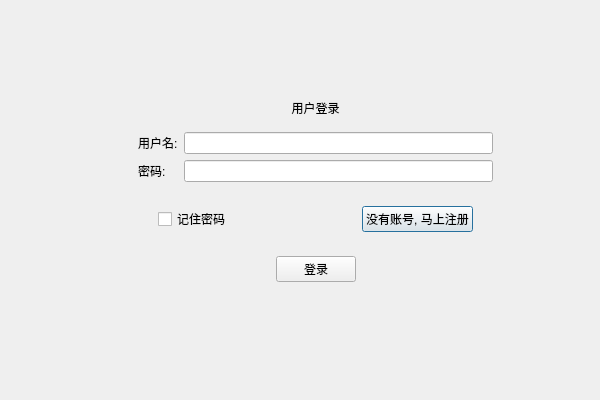
<?xml version="1.0" encoding="UTF-8"?>
<ui version="4.0">
 <class>Login</class>
 <widget class="QDialog" name="Login">
  <property name="geometry">
   <rect>
    <x>0</x>
    <y>0</y>
    <width>600</width>
    <height>400</height>
   </rect>
  </property>
  <property name="windowTitle">
   <string>Dialog</string>
  </property>
  <layout class="QGridLayout" name="gridLayout_4">
   <item row="0" column="0">
    <widget class="MyTitleBar" name="myToolBar" native="true"/>
   </item>
   <item row="1" column="0">
    <widget class="QStackedWidget" name="stackedWidget">
     <property name="currentIndex">
      <number>0</number>
     </property>
     <widget class="QWidget" name="loginPage">
      <widget class="QWidget" name="widget" native="true">
       <property name="geometry">
        <rect>
         <x>118</x>
         <y>11</y>
         <width>373</width>
         <height>333</height>
        </rect>
       </property>
       <layout class="QVBoxLayout" name="verticalLayout_2">
        <item>
         <spacer name="verticalSpacer">
          <property name="orientation">
           <enum>Qt::Vertical</enum>
          </property>
          <property name="sizeHint" stdset="0">
           <size>
            <width>20</width>
            <height>40</height>
           </size>
          </property>
         </spacer>
        </item>
        <item>
         <widget class="QLabel" name="label">
          <property name="text">
           <string>用户登录</string>
          </property>
          <property name="alignment">
           <set>Qt::AlignCenter</set>
          </property>
         </widget>
        </item>
        <item>
         <widget class="QWidget" name="widget_2" native="true">
          <layout class="QGridLayout" name="gridLayout">
           <item row="0" column="0">
            <widget class="QLabel" name="label_2">
             <property name="text">
              <string>用户名:</string>
             </property>
            </widget>
           </item>
           <item row="0" column="1">
            <widget class="QLineEdit" name="lineEdit"/>
           </item>
           <item row="1" column="0">
            <widget class="QLabel" name="label_3">
             <property name="text">
              <string>密码:</string>
             </property>
            </widget>
           </item>
           <item row="1" column="1">
            <widget class="QLineEdit" name="lineEdit_2"/>
           </item>
          </layout>
         </widget>
        </item>
        <item>
         <widget class="QWidget" name="widget_3" native="true">
          <layout class="QHBoxLayout" name="horizontalLayout">
           <item>
            <spacer name="horizontalSpacer">
             <property name="orientation">
              <enum>Qt::Horizontal</enum>
             </property>
             <property name="sizeType">
              <enum>QSizePolicy::Fixed</enum>
             </property>
             <property name="sizeHint" stdset="0">
              <size>
               <width>20</width>
               <height>20</height>
              </size>
             </property>
            </spacer>
           </item>
           <item>
            <widget class="QCheckBox" name="checkBox">
             <property name="text">
              <string>记住密码</string>
             </property>
            </widget>
           </item>
           <item>
            <spacer name="horizontalSpacer_3">
             <property name="orientation">
              <enum>Qt::Horizontal</enum>
             </property>
             <property name="sizeHint" stdset="0">
              <size>
               <width>40</width>
               <height>20</height>
              </size>
             </property>
            </spacer>
           </item>
           <item>
            <widget class="QPushButton" name="regAccount">
             <property name="text">
              <string>没有账号, 马上注册</string>
             </property>
            </widget>
           </item>
           <item>
            <spacer name="horizontalSpacer_2">
             <property name="orientation">
              <enum>Qt::Horizontal</enum>
             </property>
             <property name="sizeType">
              <enum>QSizePolicy::Fixed</enum>
             </property>
             <property name="sizeHint" stdset="0">
              <size>
               <width>20</width>
               <height>20</height>
              </size>
             </property>
            </spacer>
           </item>
          </layout>
         </widget>
        </item>
        <item>
         <widget class="QWidget" name="widget_4" native="true">
          <layout class="QHBoxLayout" name="horizontalLayout_2">
           <item>
            <spacer name="horizontalSpacer_4">
             <property name="orientation">
              <enum>Qt::Horizontal</enum>
             </property>
             <property name="sizeHint" stdset="0">
              <size>
               <width>40</width>
               <height>20</height>
              </size>
             </property>
            </spacer>
           </item>
           <item>
            <widget class="QPushButton" name="pushButton_2">
             <property name="text">
              <string>登录</string>
             </property>
            </widget>
           </item>
           <item>
            <spacer name="horizontalSpacer_5">
             <property name="orientation">
              <enum>Qt::Horizontal</enum>
             </property>
             <property name="sizeHint" stdset="0">
              <size>
               <width>40</width>
               <height>20</height>
              </size>
             </property>
            </spacer>
           </item>
          </layout>
         </widget>
        </item>
        <item>
         <spacer name="verticalSpacer_2">
          <property name="orientation">
           <enum>Qt::Vertical</enum>
          </property>
          <property name="sizeHint" stdset="0">
           <size>
            <width>20</width>
            <height>40</height>
           </size>
          </property>
         </spacer>
        </item>
       </layout>
      </widget>
     </widget>
     <widget class="QWidget" name="regPage">
      <layout class="QHBoxLayout" name="horizontalLayout_6">
       <item>
        <spacer name="horizontalSpacer_14">
         <property name="orientation">
          <enum>Qt::Horizontal</enum>
         </property>
         <property name="sizeHint" stdset="0">
          <size>
           <width>146</width>
           <height>20</height>
          </size>
         </property>
        </spacer>
       </item>
       <item>
        <widget class="QWidget" name="widget_5" native="true">
         <layout class="QVBoxLayout" name="verticalLayout_3">
          <item>
           <spacer name="verticalSpacer_3">
            <property name="orientation">
             <enum>Qt::Vertical</enum>
            </property>
            <property name="sizeHint" stdset="0">
             <size>
              <width>20</width>
              <height>40</height>
             </size>
            </property>
           </spacer>
          </item>
          <item>
           <widget class="QLabel" name="label_4">
            <property name="text">
             <string>用户注册</string>
            </property>
            <property name="alignment">
             <set>Qt::AlignCenter</set>
            </property>
           </widget>
          </item>
          <item>
           <widget class="QWidget" name="widget_6" native="true">
            <layout class="QGridLayout" name="gridLayout_2">
             <item row="2" column="1">
              <widget class="QLineEdit" name="reg_passwd"/>
             </item>
             <item row="1" column="0">
              <widget class="QLabel" name="label_6">
               <property name="text">
                <string>昵称:</string>
               </property>
              </widget>
             </item>
             <item row="5" column="1">
              <widget class="QLineEdit" name="reg_phone"/>
             </item>
             <item row="0" column="1">
              <widget class="QLineEdit" name="reg_userName"/>
             </item>
             <item row="0" column="0">
              <widget class="QLabel" name="label_5">
               <property name="text">
                <string>用户名:</string>
               </property>
              </widget>
             </item>
             <item row="3" column="1">
              <widget class="QLineEdit" name="reg_confirmPwd"/>
             </item>
             <item row="4" column="0">
              <widget class="QLabel" name="label_10">
               <property name="text">
                <string>邮箱:</string>
               </property>
              </widget>
             </item>
             <item row="3" column="0">
              <widget class="QLabel" name="label_7">
               <property name="text">
                <string>确认密码:</string>
               </property>
              </widget>
             </item>
             <item row="2" column="0">
              <widget class="QLabel" name="label_8">
               <property name="text">
                <string>密码:</string>
               </property>
              </widget>
             </item>
             <item row="1" column="1">
              <widget class="QLineEdit" name="reg_NickName"/>
             </item>
             <item row="5" column="0">
              <widget class="QLabel" name="label_9">
               <property name="text">
                <string>电话:</string>
               </property>
              </widget>
             </item>
             <item row="4" column="1">
              <widget class="QLineEdit" name="reg_mail"/>
             </item>
            </layout>
           </widget>
          </item>
          <item>
           <widget class="QWidget" name="widget_8" native="true">
            <layout class="QHBoxLayout" name="horizontalLayout_5">
             <item>
              <spacer name="horizontalSpacer_11">
               <property name="orientation">
                <enum>Qt::Horizontal</enum>
               </property>
               <property name="sizeHint" stdset="0">
                <size>
                 <width>40</width>
                 <height>20</height>
                </size>
               </property>
              </spacer>
             </item>
             <item>
              <widget class="QPushButton" name="regButton">
               <property name="text">
                <string>注册</string>
               </property>
              </widget>
             </item>
             <item>
              <spacer name="horizontalSpacer_12">
               <property name="orientation">
                <enum>Qt::Horizontal</enum>
               </property>
               <property name="sizeHint" stdset="0">
                <size>
                 <width>40</width>
                 <height>20</height>
                </size>
               </property>
              </spacer>
             </item>
            </layout>
           </widget>
          </item>
          <item>
           <spacer name="verticalSpacer_4">
            <property name="orientation">
             <enum>Qt::Vertical</enum>
            </property>
            <property name="sizeHint" stdset="0">
             <size>
              <width>20</width>
              <height>40</height>
             </size>
            </property>
           </spacer>
          </item>
         </layout>
        </widget>
       </item>
       <item>
        <spacer name="horizontalSpacer_13">
         <property name="orientation">
          <enum>Qt::Horizontal</enum>
         </property>
         <property name="sizeHint" stdset="0">
          <size>
           <width>146</width>
           <height>20</height>
          </size>
         </property>
        </spacer>
       </item>
      </layout>
     </widget>
     <widget class="QWidget" name="setPage">
      <layout class="QHBoxLayout" name="horizontalLayout_8">
       <item>
        <spacer name="horizontalSpacer_18">
         <property name="orientation">
          <enum>Qt::Horizontal</enum>
         </property>
         <property name="sizeHint" stdset="0">
          <size>
           <width>135</width>
           <height>20</height>
          </size>
         </property>
        </spacer>
       </item>
       <item>
        <widget class="QWidget" name="widget_7" native="true">
         <layout class="QVBoxLayout" name="verticalLayout_4">
          <item>
           <spacer name="verticalSpacer_5">
            <property name="orientation">
             <enum>Qt::Vertical</enum>
            </property>
            <property name="sizeHint" stdset="0">
             <size>
              <width>20</width>
              <height>40</height>
             </size>
            </property>
           </spacer>
          </item>
          <item>
           <widget class="QLabel" name="label_11">
            <property name="text">
             <string>服务器设置</string>
            </property>
            <property name="alignment">
             <set>Qt::AlignCenter</set>
            </property>
           </widget>
          </item>
          <item>
           <widget class="QWidget" name="widget_9" native="true">
            <layout class="QGridLayout" name="gridLayout_3">
             <item row="0" column="0">
              <widget class="QLabel" name="label_12">
               <property name="text">
                <string>服务器地址:</string>
               </property>
              </widget>
             </item>
             <item row="0" column="1">
              <widget class="QLineEdit" name="ip"/>
             </item>
             <item row="1" column="0">
              <widget class="QLabel" name="label_13">
               <property name="text">
                <string>服务器端口:</string>
               </property>
              </widget>
             </item>
             <item row="1" column="1">
              <widget class="QLineEdit" name="port"/>
             </item>
            </layout>
           </widget>
          </item>
          <item>
           <widget class="QWidget" name="widget_11" native="true">
            <layout class="QHBoxLayout" name="horizontalLayout_7">
             <item>
              <spacer name="horizontalSpacer_15">
               <property name="orientation">
                <enum>Qt::Horizontal</enum>
               </property>
               <property name="sizeHint" stdset="0">
                <size>
                 <width>40</width>
                 <height>20</height>
                </size>
               </property>
              </spacer>
             </item>
             <item>
              <widget class="QPushButton" name="pushButton_5">
               <property name="text">
                <string>确定</string>
               </property>
              </widget>
             </item>
             <item>
              <spacer name="horizontalSpacer_16">
               <property name="orientation">
                <enum>Qt::Horizontal</enum>
               </property>
               <property name="sizeHint" stdset="0">
                <size>
                 <width>40</width>
                 <height>20</height>
                </size>
               </property>
              </spacer>
             </item>
            </layout>
           </widget>
          </item>
          <item>
           <spacer name="verticalSpacer_6">
            <property name="orientation">
             <enum>Qt::Vertical</enum>
            </property>
            <property name="sizeHint" stdset="0">
             <size>
              <width>20</width>
              <height>40</height>
             </size>
            </property>
           </spacer>
          </item>
         </layout>
        </widget>
       </item>
       <item>
        <spacer name="horizontalSpacer_17">
         <property name="orientation">
          <enum>Qt::Horizontal</enum>
         </property>
         <property name="sizeHint" stdset="0">
          <size>
           <width>135</width>
           <height>20</height>
          </size>
         </property>
        </spacer>
       </item>
      </layout>
     </widget>
    </widget>
   </item>
  </layout>
 </widget>
 <customwidgets>
  <customwidget>
   <class>MyTitleBar</class>
   <extends>QWidget</extends>
   <header location="global">mytitlebar.h</header>
   <container>1</container>
  </customwidget>
 </customwidgets>
 <resources/>
 <connections/>
</ui>
